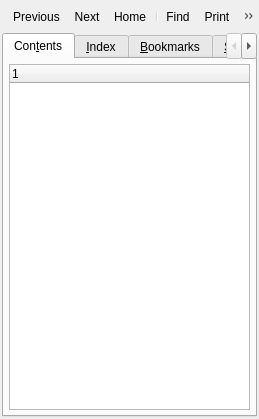
<ui version="4.0" >
 <class>QtAssistantPanel</class>
 <widget class="QDockWidget" name="QtAssistantPanel" >
  <property name="geometry" >
   <rect>
    <x>0</x>
    <y>0</y>
    <width>259</width>
    <height>419</height>
   </rect>
  </property>
  <property name="windowTitle" >
   <string>Qt Assistant</string>
  </property>
  <widget class="QWidget" name="centralWidget" >
   <layout class="QVBoxLayout" >
    <property name="margin" >
     <number>2</number>
    </property>
    <property name="spacing" >
     <number>2</number>
    </property>
    <item>
     <widget class="QToolBar" name="tbActions" >
      <property name="sizePolicy" >
       <sizepolicy>
        <hsizetype>7</hsizetype>
        <vsizetype>0</vsizetype>
        <horstretch>0</horstretch>
        <verstretch>0</verstretch>
       </sizepolicy>
      </property>
      <property name="cursor" >
       <cursor>13</cursor>
      </property>
      <property name="orientation" >
       <enum>Qt::Horizontal</enum>
      </property>
      <property name="iconSize" >
       <size>
        <width>16</width>
        <height>16</height>
       </size>
      </property>
      <addaction name="aPrevious" />
      <addaction name="aNext" />
      <addaction name="aHome" />
      <addaction name="separator" />
      <addaction name="aFind" />
      <addaction name="aPrint" />
      <addaction name="separator" />
      <addaction name="aZoomIn" />
      <addaction name="aZoomOut" />
     </widget>
    </item>
    <item>
     <widget class="QTabWidget" name="tabWidget" >
      <property name="currentIndex" >
       <number>0</number>
      </property>
      <widget class="QWidget" name="pContents" >
       <attribute name="title" >
        <string>Con&amp;tents</string>
       </attribute>
       <layout class="QVBoxLayout" >
        <property name="margin" >
         <number>5</number>
        </property>
        <property name="spacing" >
         <number>3</number>
        </property>
        <item>
         <widget class="QTreeWidget" name="twContents" />
        </item>
       </layout>
      </widget>
      <widget class="QWidget" name="pIndex" >
       <attribute name="title" >
        <string>&amp;Index</string>
       </attribute>
       <layout class="QVBoxLayout" >
        <property name="margin" >
         <number>5</number>
        </property>
        <property name="spacing" >
         <number>3</number>
        </property>
        <item>
         <widget class="QLabel" name="lIndex" >
          <property name="text" >
           <string>&amp;Look For:</string>
          </property>
          <property name="buddy" >
           <cstring>leIndex</cstring>
          </property>
         </widget>
        </item>
        <item>
         <widget class="QLineEdit" name="leIndex" />
        </item>
        <item>
         <widget class="QListWidget" name="lwIndex" />
        </item>
       </layout>
      </widget>
      <widget class="QWidget" name="pBookmarks" >
       <attribute name="title" >
        <string>&amp;Bookmarks</string>
       </attribute>
       <layout class="QVBoxLayout" >
        <property name="margin" >
         <number>5</number>
        </property>
        <property name="spacing" >
         <number>3</number>
        </property>
        <item>
         <widget class="QListWidget" name="lwBookmarks" />
        </item>
        <item>
         <layout class="QHBoxLayout" >
          <property name="margin" >
           <number>0</number>
          </property>
          <property name="spacing" >
           <number>3</number>
          </property>
          <item>
           <spacer>
            <property name="orientation" >
             <enum>Qt::Horizontal</enum>
            </property>
            <property name="sizeHint" >
             <size>
              <width>40</width>
              <height>20</height>
             </size>
            </property>
           </spacer>
          </item>
          <item>
           <widget class="QPushButton" name="pbNew" >
            <property name="text" >
             <string>&amp;New</string>
            </property>
           </widget>
          </item>
          <item>
           <widget class="QPushButton" name="pbDelete" >
            <property name="text" >
             <string>&amp;Delete</string>
            </property>
           </widget>
          </item>
         </layout>
        </item>
       </layout>
      </widget>
      <widget class="QWidget" name="pSearch" >
       <attribute name="title" >
        <string>&amp;Search</string>
       </attribute>
       <layout class="QVBoxLayout" >
        <property name="margin" >
         <number>5</number>
        </property>
        <property name="spacing" >
         <number>3</number>
        </property>
        <item>
         <widget class="QLabel" name="lSearch1" >
          <property name="text" >
           <string>Searching &amp;for:</string>
          </property>
          <property name="buddy" >
           <cstring>leSearch</cstring>
          </property>
         </widget>
        </item>
        <item>
         <widget class="QLineEdit" name="leSearch" />
        </item>
        <item>
         <layout class="QHBoxLayout" >
          <property name="margin" >
           <number>0</number>
          </property>
          <property name="spacing" >
           <number>3</number>
          </property>
          <item>
           <widget class="QPushButton" name="pbHelp" >
            <property name="text" >
             <string>He&amp;lp</string>
            </property>
           </widget>
          </item>
          <item>
           <spacer>
            <property name="orientation" >
             <enum>Qt::Horizontal</enum>
            </property>
            <property name="sizeHint" >
             <size>
              <width>40</width>
              <height>20</height>
             </size>
            </property>
           </spacer>
          </item>
          <item>
           <widget class="QPushButton" name="pbSearch" >
            <property name="text" >
             <string>&amp;Search</string>
            </property>
           </widget>
          </item>
         </layout>
        </item>
        <item>
         <widget class="QLabel" name="lSearch2" >
          <property name="text" >
           <string>Found &amp;Documents:</string>
          </property>
          <property name="buddy" >
           <cstring>lwSearch</cstring>
          </property>
         </widget>
        </item>
        <item>
         <widget class="QListWidget" name="lwSearch" />
        </item>
       </layout>
      </widget>
     </widget>
    </item>
   </layout>
  </widget>
  <action name="aPrevious" >
   <property name="icon" >
    <iconset resource="../../../../../monkey/src/resources/resources.qrc" >:/Icons/Icons/helpprev.png</iconset>
   </property>
   <property name="text" >
    <string>Previous</string>
   </property>
  </action>
  <action name="aNext" >
   <property name="icon" >
    <iconset resource="../../../../../monkey/src/resources/resources.qrc" >:/Icons/Icons/helpnext.png</iconset>
   </property>
   <property name="text" >
    <string>Next</string>
   </property>
  </action>
  <action name="aHome" >
   <property name="icon" >
    <iconset resource="../../../../../monkey/src/resources/resources.qrc" >:/Icons/Icons/helphome.png</iconset>
   </property>
   <property name="text" >
    <string>Home</string>
   </property>
  </action>
  <action name="aFind" >
   <property name="icon" >
    <iconset resource="../../../../../monkey/src/resources/resources.qrc" >:/Icons/Icons/tabsearch.png</iconset>
   </property>
   <property name="text" >
    <string>Find</string>
   </property>
  </action>
  <action name="aPrint" >
   <property name="icon" >
    <iconset resource="../../../../../monkey/src/resources/resources.qrc" >:/Icons/Icons/fileprint.png</iconset>
   </property>
   <property name="text" >
    <string>Print</string>
   </property>
  </action>
  <action name="aZoomIn" >
   <property name="icon" >
    <iconset resource="../../../../../monkey/src/resources/resources.qrc" >:/Icons/Icons/zoomin.png</iconset>
   </property>
   <property name="text" >
    <string>Zoom In</string>
   </property>
  </action>
  <action name="aZoomOut" >
   <property name="icon" >
    <iconset resource="../../../../../monkey/src/resources/resources.qrc" >:/Icons/Icons/zoomout.png</iconset>
   </property>
   <property name="text" >
    <string>Zoom Out</string>
   </property>
  </action>
 </widget>
 <resources>
  <include location="../../../../../monkey/src/resources/resources.qrc" />
 </resources>
 <connections/>
</ui>
